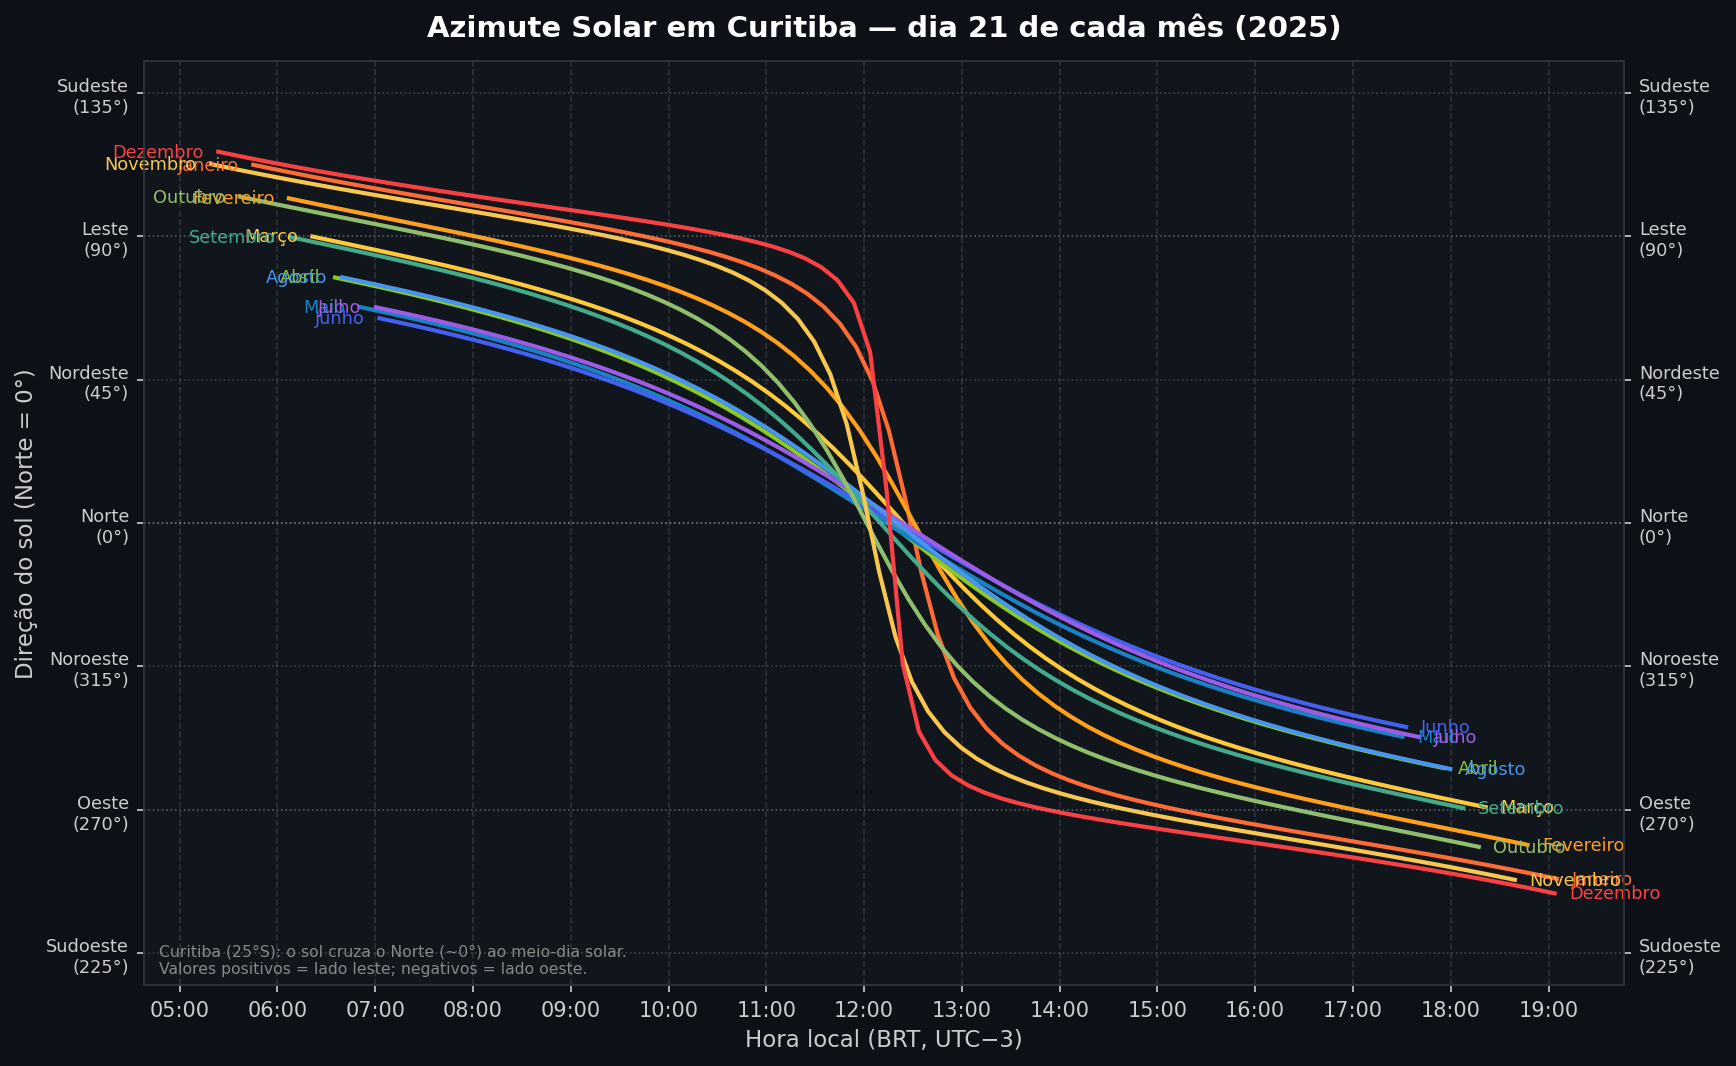

The script that saved this image:
"""
Azimute solar em Curitiba ao longo do dia — uma linha por mês (dia 21).
O eixo Y usa Norte como 0°: positivo = Leste, negativo = Oeste.
Dependências: astral, matplotlib, numpy, pytz
    pip install astral matplotlib numpy pytz
"""

from astral import LocationInfo
from astral.sun import sun, azimuth as solar_azimuth
from datetime import date, timedelta

import numpy as np
import matplotlib.pyplot as plt
import matplotlib.ticker as ticker
import pytz

CURITIBA = LocationInfo(
    name="Curitiba",
    latitude=-25.4284,
    longitude=-49.2733,
    timezone="America/Sao_Paulo",
)
TZ  = pytz.timezone("America/Sao_Paulo")
ANO = 2025

MESES = [
    ( 1, "Janeiro"),   ( 2, "Fevereiro"), ( 3, "Março"),    ( 4, "Abril"),
    ( 5, "Maio"),      ( 6, "Junho"),     ( 7, "Julho"),    ( 8, "Agosto"),
    ( 9, "Setembro"),  (10, "Outubro"),   (11, "Novembro"), (12, "Dezembro"),
]

# Cores sazonais — hemisfério sul: verão = dez/jan/fev, inverno = jun/jul/ago
CORES = [
    "#FF6B35",  # Jan  - verão
    "#FF9F1C",  # Fev  - verão
    "#FFCA3A",  # Mar  - outono
    "#8AC926",  # Abr  - outono
    "#1982C4",  # Mai  - fim outono
    "#4361EE",  # Jun  - inverno
    "#9B5DE5",  # Jul  - inverno
    "#4895EF",  # Ago  - fim inverno
    "#43AA8B",  # Set  - primavera
    "#90BE6D",  # Out  - primavera
    "#F9C74F",  # Nov  - fim primavera
    "#F94144",  # Dez  - verão
]

BG    = "#0d1117"
PANEL = "#11151c"

fig, ax = plt.subplots(figsize=(14, 8))
fig.patch.set_facecolor(BG)
ax.set_facecolor(PANEL)
ax.tick_params(colors="#ccc")
for spine in ax.spines.values():
    spine.set_edgecolor("#2d333b")

STEP_MIN = 10  # amostragem a cada 10 minutos

for (mes, nome), cor in zip(MESES, CORES):
    d    = date(ANO, mes, 21)
    s    = sun(CURITIBA.observer, date=d, tzinfo=TZ)
    rise = s["sunrise"]
    sset = s["sunset"]

    times_h, azis = [], []
    t = rise
    while t <= sset:
        azis.append(solar_azimuth(CURITIBA.observer, t))
        times_h.append(t.hour + t.minute / 60 + t.second / 3600)
        t += timedelta(minutes=STEP_MIN)

    # Remove descontinuidade em 0°/360° (Norte):
    # curva vai de ~+90° (Leste) → 0° (Norte) → valores negativos (Oeste)
    azi_unwrapped = np.rad2deg(np.unwrap(np.deg2rad(azis)))

    ax.plot(times_h, azi_unwrapped, color=cor, lw=2)

    # Rótulo ao fim da linha (por do sol) — lado direito
    ax.text(
        times_h[-1] + 0.15, azi_unwrapped[-1],
        nome, color=cor, fontsize=8.5, va="center", ha="left", clip_on=False,
    )
    # Rótulo no início da linha (nascer do sol) — lado esquerdo
    ax.text(
        times_h[0] - 0.15, azi_unwrapped[0],
        nome, color=cor, fontsize=8.5, va="center", ha="right", clip_on=False,
    )

# ── Linhas de referência das direções ────────────────────────────────────────
DIRS = [
    ( 135, 0.30),
    (  90, 0.45),
    (  45, 0.25),
    (   0, 0.65),
    ( -45, 0.25),
    ( -90, 0.45),
    (-135, 0.30),
]
for grau, alpha in DIRS:
    ax.axhline(grau, color="#adb5bd", linestyle=":", lw=0.8, alpha=alpha)

# ── Formatação ────────────────────────────────────────────────────────────────
ax.set_title(
    f"Azimute Solar em Curitiba — dia 21 de cada mês ({ANO})",
    fontsize=14, fontweight="bold", color="white", pad=12,
)
ax.set_xlabel("Hora local (BRT, UTC−3)", color="#ccc", fontsize=11)
ax.set_ylabel("Direção do sol (Norte = 0°)", color="#ccc", fontsize=11)

ax.xaxis.set_major_formatter(
    ticker.FuncFormatter(lambda x, _: f"{int(x):02d}:{int(round(x % 1 * 60)):02d}")
)
ax.xaxis.set_major_locator(ticker.MultipleLocator(1))

TICKS  = [ 135,   90,   45,   0,  -45,  -90, -135]
LABELS = [
    "Sudeste\n(135°)",
    "Leste\n(90°)",
    "Nordeste\n(45°)",
    "Norte\n(0°)",
    "Noroeste\n(315°)",
    "Oeste\n(270°)",
    "Sudoeste\n(225°)",
]

# Eixo Y direito (principal)
ax.set_yticks(TICKS)
ax.set_yticklabels(LABELS, color="#ccc", fontsize=8.5)
ax.set_ylim(-145, 145)

# Eixo Y esquerdo espelhado com os mesmos rótulos
ax2 = ax.twinx()
ax2.set_facecolor(PANEL)
ax2.set_ylim(ax.get_ylim())
ax2.set_yticks(TICKS)
ax2.set_yticklabels(LABELS, color="#ccc", fontsize=8.5)
ax2.tick_params(colors="#ccc")
for spine in ax2.spines.values():
    spine.set_edgecolor("#2d333b")

ax.grid(axis="x", linestyle="--", alpha=0.12, color="white")
ax.grid(axis="y", linestyle=":", alpha=0.0)  # linhas já desenhadas manualmente

# Anotação explicativa
ax.text(
    0.01, 0.01,
    "Curitiba (25°S): o sol cruza o Norte (~0°) ao meio-dia solar.\n"
    "Valores positivos = lado leste; negativos = lado oeste.",
    transform=ax.transAxes, color="#888", fontsize=7.5, va="bottom",
)

fig.subplots_adjust(right=0.83)
plt.savefig("azimute_solar_curitiba.png", dpi=150, facecolor=BG, bbox_inches="tight")
print("Gráfico salvo em azimute_solar_curitiba.png")
plt.show()
